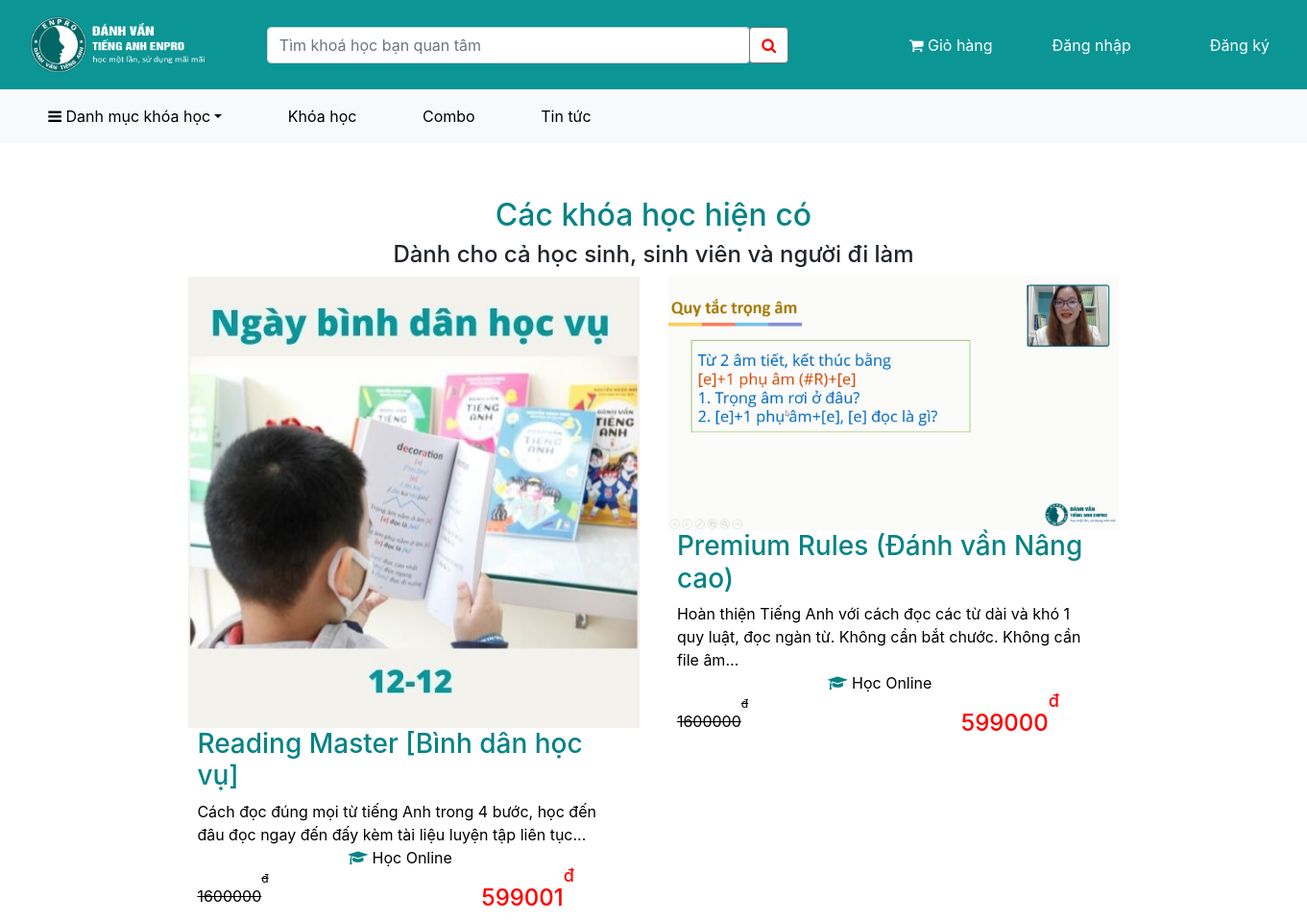
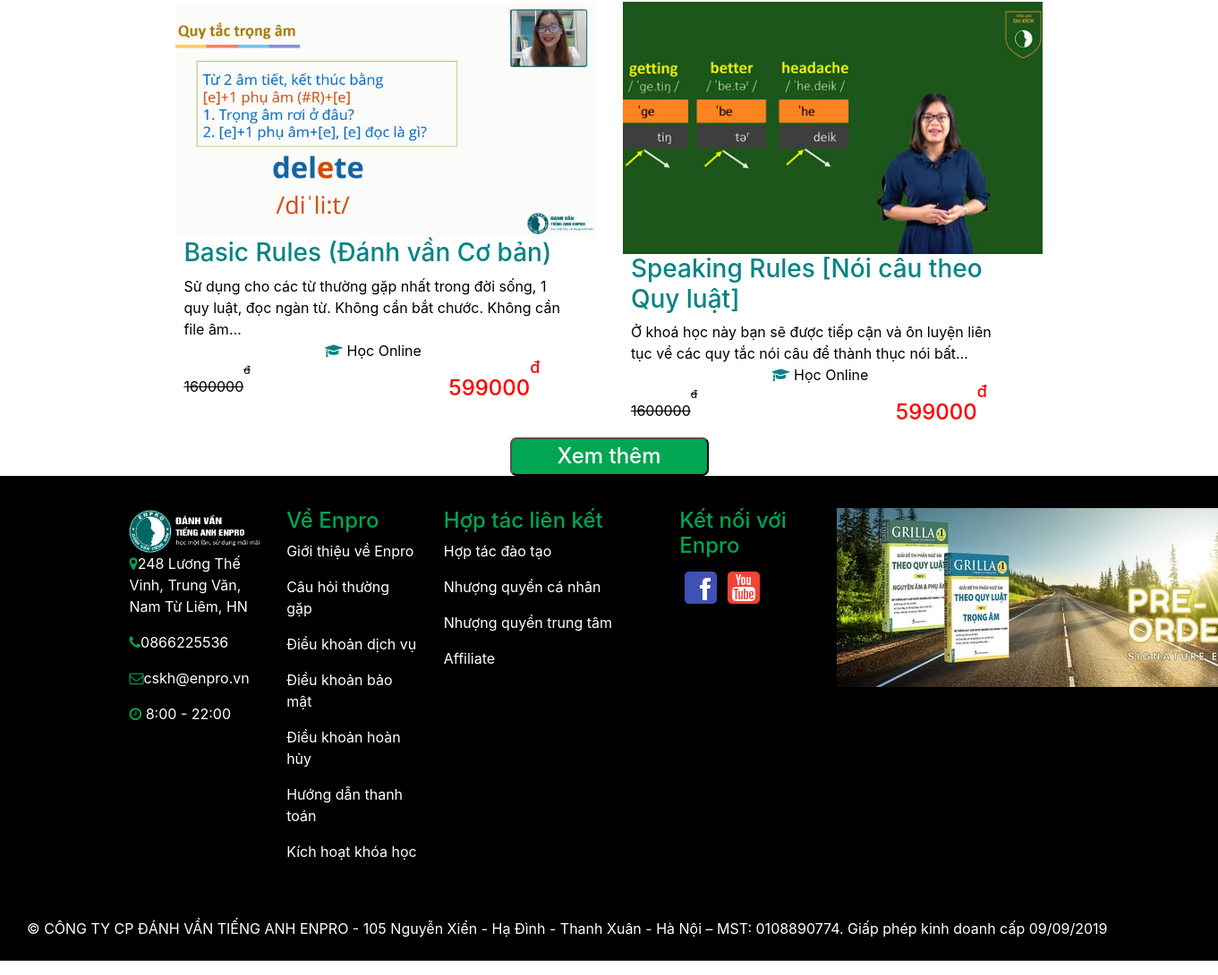
The page /course.php on the database its author committed (2 pictures, top to bottom).
### tables this page shows
CREATE TABLE `course` (
  `id_course` int(10) UNSIGNED NOT NULL,
  `Name` varchar(255) NOT NULL,
  `type` varchar(20) NOT NULL,
  `cost` int(20) NOT NULL,
  `price` int(20) NOT NULL,
  `desc` varchar(255) NOT NULL,
  `image` varchar(150) NOT NULL
);

### course.php (the view, shortened to what this page needs)
<?php
include("header.php")
?>
    <nav class="container">
        <h2 class="text-center" style="margin-top: 5%; color:rgb(6, 131, 133);">Các khóa học hiện có</h2>
        <h4 class="text-center">Dành cho cả học sinh, sinh viên và người đi làm</h4>
        <div class="row d-flex">
        <?php
            $con = mysqli_connect('localhost','root','','db_project','3306');
            $sql   ="SELECT * FROM course";
            $result =mysqli_query($con,$sql);
            if(mysqli_num_rows($result) > 0){
            while($row= mysqli_fetch_assoc($result)){
                   ?>
                <div class="col-6 d-flex flex-column">
                    <img src="<?php echo $row['image']; ?>" alt="" style=" width: 100%;">
                    <div class="content-sc-6 offset-md" style="color: black;">
                        <h3 style="color: rgb(6, 131, 133);"><?php echo $row['Name']; ?></h3>
                        <span>
                        <?php echo $row['desc']; ?>
                        </span>
                        <p class="text-center"><i style="color: rgb(6, 131, 133);" class="fa fa-mortar-board" aria-hidden="true"></i> Học Online</p>
                        <div class="price-course d-flex">
                            <div class="price-a  d-flex" style="text-decoration: line-through;">
                            <?php echo $row['cost']; ?>
                                <sup>đ</sup>
                            </div>
                            <div class="price-b h4  d-flex " style=" color: red; margin-left: 40%;">
                            <?php echo $row['price']; ?>
                                <sup>đ</sup>
                            </div>
                        </div>
                    </div>
                </div>
       <?php
            }
        }
            ?>
          </div>
        <button type="button" style="background-color: #00a651;color: white;border-radius: 7px;margin: 0 40%;width: 20%;"> <h4 style="margin: 2% 5%;">Xem thêm</h4></button>
    </nav>
<?php
include("theend.php")
?>

### css/style.css (style rules this page uses)
.d-flex { width: 100%; }
.content-sc-6 { width: 90%; color: white; margin-bottom: 1%; margin-left: 2%; }
.row { width: 90%; margin: 0 5%; }

### rows shown on the page
course: image (picture), Name "Reading Master [Bình dân học vụ]", desc "Cách đọc đúng mọi từ tiếng Anh trong 4 bước, học đến đâu đọc ngay đến đấy kèm tài liệu luyện tập liên tục...", cost "1600000", price "599001"
course: image (picture), Name "Premium Rules (Đánh vần Nâng cao)", desc "Hoàn thiện Tiếng Anh với cách đọc các từ dài và khó 1 quy luật, đọc ngàn từ. Không cần bắt chước. Không cần file âm…", cost "1600000", price "599000"
course: image (picture), Name "Basic Rules (Đánh vần Cơ bản)", desc "Sử dụng cho các từ thường gặp nhất trong đời sống, 1 quy luật, đọc ngàn từ. Không cần bắt chước. Không cần file âm…", cost "1600000", price "599000"
course: image (picture), Name "Speaking Rules [Nói câu theo Quy luật]", desc "Ở khoá học này bạn sẽ được tiếp cận và ôn luyện liên tục về các quy tắc nói câu để thành thục nói bất…", cost "1600000", price "599000"
